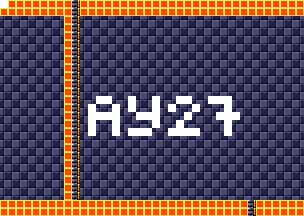

Rendered tile map (Tiled .tmx) drawn with the repository's tilesets; below, a short description and the map source with its tile grids summarised:
An orthogonal 38x27 tile map with 8x8 px tiles, 4 tile layers (background, foreground, room numbers, Objects), 15 tilesets.

<map version="1.5" tiledversion="1.7.1" orientation="orthogonal" renderorder="right-down" width="38" height="27" tilewidth="8" tileheight="8" infinite="0" nextlayerid="11" nextobjectid="1">
 <tileset firstgid="1" source="tilesheets/tsKarniMata.tsx" />
 <tileset firstgid="1025" source="tilesheets/tsVoodooWasp.tsx" />
 <tileset firstgid="2049" source="tilesheets/tsBurial.tsx" />
 <tileset firstgid="3073" source="tilesheets/tsBlueTemple.tsx" />
 <tileset firstgid="4097" source="tilesheets/tsGoddess.tsx" />
 <tileset firstgid="5121" source="tilesheets/tsKonark.tsx" />
 <tileset firstgid="6145" name="sEnemies" tilewidth="8" tileheight="8" tilecount="1024" columns="32">
  <image source="../grapx/tilesheets/sObjects.bmp" trans="ff94ff" width="256" height="256" />
 </tileset>
 <tileset firstgid="7169" source="tilesheets/tsIceTemple.tsx" />
 <tileset firstgid="8193" source="tilesheets/tsLavaArea.tsx" />
 <tileset firstgid="9217" source="tilesheets/tsBossArea.tsx" />
 <tileset firstgid="10241" source="tilesheets/tsPegu.tsx" />
 <tileset firstgid="11265" source="tilesheets/sTiwanakuTemple.tsx" />
 <tileset firstgid="12289" source="tilesheets/sIndraTemple.tsx" />
 <tileset firstgid="13313" source="tilesheets/sTeleport.tsx" />
 <tileset firstgid="14337" source="tilesheets/sObjects.tsx" />
 <layer id="2" name="background" width="38" height="27">
  <data>[1026 cells, 1026 non-empty, 2 distinct tile ids]</data>
 </layer>
 <layer id="1" name="foreground" width="38" height="27">
  <data>[1026 cells, 198 non-empty, 2 distinct tile ids]</data>
 </layer>
 <layer id="7" name="room numbers" width="38" height="27">
  <data>[1026 cells, 43 non-empty, 1 distinct tile ids]</data>
 </layer>
 <layer id="10" name="Objects" width="38" height="27">
  <data>[1026 cells, 0 non-empty, 0 distinct tile ids]</data>
 </layer>
</map>
